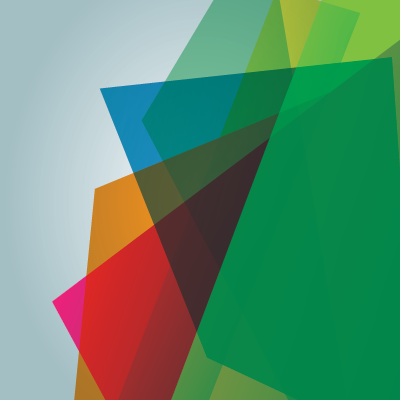
%> input picture CifradoMIEBX/for_testing/splash.png, 400 x 400 px
$ octave --eval "cypherMIE_BX('CifradoMIEBX/for_testing/splash.png');"   (GNU Octave 9; MATLAB toolbox functions it lacks are replaced by stand-ins)
%> lines starting %> are read from the running program, lines starting %| are printed output that depends on the picture
### encryptionBX.m
function cypherImage = encryptionBX(T,Q)
%ENCRYPTIONBX Summary of this function goes here
%   Detailed explanation goes here
[M,N,P] = size(T);
cypherImage = zeros(M,N,P);
cypherImage = uint8(cypherImage);
for j = 1: N
    for i = 1: M
            if i == 1 && j == 1
                temp1 = bitxor(T(i,j,:),T(M,N,:), 'uint8');
                cypherImage(i,j,:) = bitxor(temp1, Q(i,j), 'uint8');
            elseif i == 1 && j ~= 1
                temp1 = bitxor(T(i,j,:),cypherImage(M,j-1,:), 'uint8');
                cypherImage(i,j,:) = bitxor(temp1,Q(i,j), 'uint8');
            else
                temp1 = bitxor(T(i,j,:),cypherImage(i-1,j,:), 'uint8');
                cypherImage(i,j,:) = bitxor(temp1,Q(i,j), 'uint8');
            end
    end
end
end

### cypherMIE_BX.m
function cypherMIE_BX(imageToCypher)
%> called with imageToCypher = 'CifradoMIEBX/for_testing/splash.png'
%UNTITLED Summary of this function goes here
%   Detailed explanation goes here
%Variable initialize
tic;
imageData = imread(imageToCypher);
%> imageData is the input picture: size 400x400x3 uint8; mean R, G, B 92.9, 141.6, 110
imageData = uint8(imageData);
%Dimensions for randImage
H = size(imageData,1);
%> H = 400
W = size(imageData,2);
%> W = 400
%Random vectors
R = randi(255,size(imageData,2));
K = randi(255,size(imageData,1) + 2);
R = uint8(R);
K = uint8(K);
%Image with random values surrounding
P = zeros(H+2, W+2, 3);
P = uint8(P);
for line=1: size(P,1)
    for column=1: size(P,2)
        for z=1: size(P,3)
            if (line==1 && column ==1)
                P(line,column,z) = K(1,1);
            elseif (line==1 && column ~= 1 && column ~= W+2)
                P(line,column,z) = R(line,column-1);
            elseif (line==1 && column == W+2)
                P(line,column,z) = K(1,2);
            elseif (line ~=1 && line < H && column ==1)
                P(line,column,z)= K(line,1);
            elseif (line ~=1 && line < H && column == W+2)
                P(line,column,z) = K(line,2);
            elseif (line == H && column ==1)
                P(line,column,z) = K(H,1);
            elseif (line == H+1 && column == 1)
                P(line,column,z) = K(H+1,1);
            elseif (line == H+2 && column == 1)
                P(line,column,z) = K(H+2,1);
            elseif (line == H && column == W + 2)
                P(line,column,z) = K(H,2);
            elseif(line == H+1 && column == W + 2)
                P(line,column,z) = K(H+1,2);
            elseif (line == H+2 && column == W + 2)
                P(line,column,z) = K(H+2,2);
            elseif (line == H+2 && column ~= 1 && column ~= W +2)
                P(line,column,z) = R(2,column -1);
            else
                P(line,column,z) = imageData(line-1,column-1,z);
            end
        end
    end
end
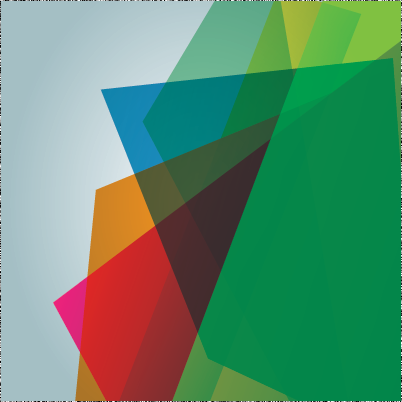
%> P: size 402x402x3 uint8; mean R, G, B 93.2, 141.5, 110.2

%High speed scrambling
%Dimensions of randImage
[M,N,K] = size(P);
%> M = 402; N = 402; K = 3
A = rand(M);
B = rand(N);
sortedA = sort(A);
sortedB = sort(B);

I = zeros(size(A,1),1);
J = zeros(size(B,1),1);
for a=1 : size(sortedA)
    i = find(A == sortedA(a));
    I(a) = i;
end

for b=1 : size(sortedB)
    j = find(B == sortedB(b));
    J(b) = j;
end

S = zeros(M, N);
T = zeros(M, N, K);
for i = 1: M
    for j =1: N
            m = mod(j-I(i)-1,N)+1;
            S(i,m) = J(j);
    end
end
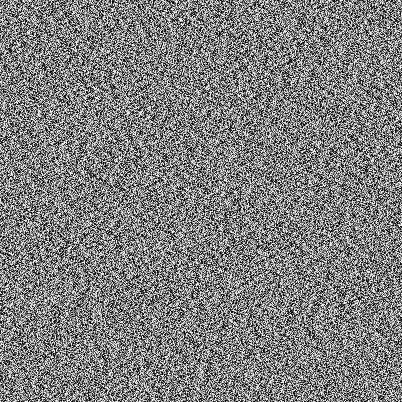
%> S: size 402x402 double; min 1, max 402, mean 201.5; drawn with min black and max white
for j=1: N
    for i=1: M
            r = i;
            c = S(i,j);
            m = mod(r - S(1,j)-1, M) + 1;
            n = S(m,j);
            T(m,n,:) = P(r,c,:);
    end
end
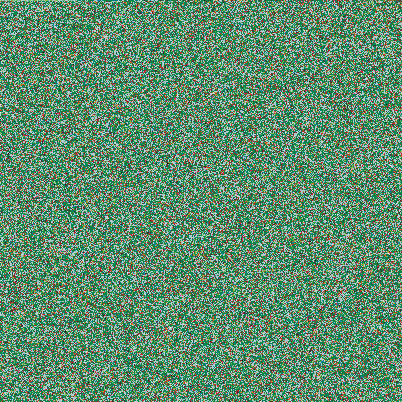
%> T: size 402x402x3 double; mean R, G, B 93.2, 141.5, 110.2; mean of the top-left, top-right, bottom-left and bottom-right quarters 115.2, 115.2, 114.7, 114.8
T = uint8(T);
save('S.mat', 'S' );
%Q generation and write in file
Q = randi(255,M,N);
Q = uint8(Q);
save('Q.mat', 'Q' );
cypherImage = encryptionBX(T,Q);
%> the run ends on the next line
cypherImage = uint8(cypherImage);
toc;
figure, image(cypherImage);
save('cypherImage.mat','cypherImage');

end
